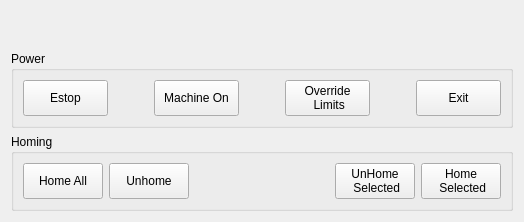
           <widget class="QWidget" name="tab_start">
            <attribute name="title">
             <string>Start</string>
            </attribute>
            <layout class="QVBoxLayout" name="verticalLayout_3">
             <item>
              <spacer name="verticalSpacer_6">
               <property name="orientation">
                <enum>Qt::Vertical</enum>
               </property>
               <property name="sizeHint" stdset="0">
                <size>
                 <width>20</width>
                 <height>40</height>
                </size>
               </property>
              </spacer>
             </item>
             <item>
              <widget class="QGroupBox" name="groupBox">
               <property name="title">
                <string>Power</string>
               </property>
               <layout class="QVBoxLayout" name="verticalLayout_4">
                <item>
                 <layout class="QGridLayout" name="gridLayout_2">
                  <item row="0" column="5">
                   <spacer name="horizontalSpacer_10">
                    <property name="orientation">
                     <enum>Qt::Horizontal</enum>
                    </property>
                    <property name="sizeHint" stdset="0">
                     <size>
                      <width>40</width>
                      <height>20</height>
                     </size>
                    </property>
                   </spacer>
                  </item>
                  <item row="0" column="6">
                   <widget class="ActionButton" name="actionbutton_21">
                    <property name="sizePolicy">
                     <sizepolicy hsizetype="Minimum" vsizetype="Expanding">
                      <horstretch>0</horstretch>
                      <verstretch>0</verstretch>
                     </sizepolicy>
                    </property>
                    <property name="minimumSize">
                     <size>
                      <width>85</width>
                      <height>0</height>
                     </size>
                    </property>
                    <property name="text">
                     <string>  Exit  </string>
                    </property>
                    <property name="checkable">
                     <bool>true</bool>
                    </property>
                    <property name="indicator_option" stdset="0">
                     <bool>true</bool>
                    </property>
                    <property name="indicator_HAL_pin_option" stdset="0">
                     <bool>false</bool>
                    </property>
                    <property name="checked_state_text_option" stdset="0">
                     <bool>false</bool>
                    </property>
                    <property name="python_command_option" stdset="0">
                     <bool>false</bool>
                    </property>
                    <property name="on_color" stdset="0">
                     <color>
                      <red>255</red>
                      <green>0</green>
                      <blue>0</blue>
                     </color>
                    </property>
                    <property name="off_color" stdset="0">
                     <color>
                      <red>0</red>
                      <green>0</green>
                      <blue>0</blue>
                     </color>
                    </property>
                    <property name="indicator_size" stdset="0">
                     <double>0.150000000000000</double>
                    </property>
                    <property name="true_python_cmd_string" stdset="0">
                     <string>print&quot;true command&quot;</string>
                    </property>
                    <property name="false_python_cmd_string" stdset="0">
                     <string>print&quot;false command&quot;</string>
                    </property>
                    <property name="limits_override_action" stdset="0">
                     <bool>false</bool>
                    </property>
                    <property name="exit_action" stdset="0">
                     <bool>true</bool>
                    </property>
                    <property name="template_label_option" stdset="0">
                     <bool>false</bool>
                    </property>
                    <property name="joint_number" stdset="0">
                     <number>0</number>
                    </property>
                    <property name="incr_imperial_number" stdset="0">
                     <double>0.010000000000000</double>
                    </property>
                    <property name="incr_mm_number" stdset="0">
                     <double>0.025000000000000</double>
                    </property>
                    <property name="incr_angular_number" stdset="0">
                     <double>-1.000000000000000</double>
                    </property>
                    <property name="toggle_float_option" stdset="0">
                     <bool>false</bool>
                    </property>
                    <property name="float_num" stdset="0">
                     <double>0.150000000000000</double>
                    </property>
                    <property name="float_alt_num" stdset="0">
                     <double>50.000000000000000</double>
                    </property>
                    <property name="view_type_string" stdset="0">
                     <string>P</string>
                    </property>
                    <property name="command_text_string" stdset="0">
                     <string/>
                    </property>
                    <property name="ini_mdi_number" stdset="0">
                     <number>0</number>
                    </property>
                    <property name="textTemplate" stdset="0">
                     <string>%1.3f in</string>
                    </property>
                    <property name="alt_textTemplate" stdset="0">
                     <string>%1.2f mm</string>
                    </property>
                   </widget>
                  </item>
                  <item row="0" column="1">
                   <spacer name="horizontalSpacer_5">
                    <property name="orientation">
                     <enum>Qt::Horizontal</enum>
                    </property>
                    <property name="sizeHint" stdset="0">
                     <size>
                      <width>40</width>
                      <height>20</height>
                     </size>
                    </property>
                   </spacer>
                  </item>
                  <item row="0" column="0">
                   <widget class="ActionButton" name="actionbutton_12">
                    <property name="sizePolicy">
                     <sizepolicy hsizetype="Minimum" vsizetype="Expanding">
                      <horstretch>0</horstretch>
                      <verstretch>0</verstretch>
                     </sizepolicy>
                    </property>
                    <property name="minimumSize">
                     <size>
                      <width>85</width>
                      <height>0</height>
                     </size>
                    </property>
                    <property name="text">
                     <string>Estop</string>
                    </property>
                    <property name="checkable">
                     <bool>true</bool>
                    </property>
                    <property name="indicator_option" stdset="0">
                     <bool>true</bool>
                    </property>
                    <property name="on_color" stdset="0">
                     <color>
                      <red>0</red>
                      <green>0</green>
                      <blue>0</blue>
                     </color>
                    </property>
                    <property name="off_color" stdset="0">
                     <color>
                      <red>255</red>
                      <green>0</green>
                      <blue>0</blue>
                     </color>
                    </property>
                    <property name="indicator_size" stdset="0">
                     <double>0.150000000000000</double>
                    </property>
                    <property name="estop_action" stdset="0">
                     <bool>true</bool>
                    </property>
                    <property name="template_label_option" stdset="0">
                     <bool>false</bool>
                    </property>
                    <property name="joint_number" stdset="0">
                     <number>0</number>
                    </property>
                    <property name="incr_imperial_number" stdset="0">
                     <double>0.010000000000000</double>
                    </property>
                    <property name="incr_mm_number" stdset="0">
                     <double>0.025000000000000</double>
                    </property>
                    <property name="incr_angular_number" stdset="0">
                     <double>-1.000000000000000</double>
                    </property>
                    <property name="toggle_float_option" stdset="0">
                     <bool>false</bool>
                    </property>
                    <property name="float_num" stdset="0">
                     <double>100.000000000000000</double>
                    </property>
                    <property name="float_alt_num" stdset="0">
                     <double>50.000000000000000</double>
                    </property>
                    <property name="view_type_string" stdset="0">
                     <string>P</string>
                    </property>
                    <property name="command_text_string" stdset="0">
                     <string/>
                    </property>
                    <property name="ini_mdi_number" stdset="0">
                     <number>0</number>
                    </property>
                    <property name="textTemplate" stdset="0">
                     <string>%1.3f in</string>
                    </property>
                    <property name="alt_textTemplate" stdset="0">
                     <string>%1.2f mm</string>
                    </property>
                   </widget>
                  </item>
                  <item row="0" column="4">
                   <widget class="ActionButton" name="actionbutton_16">
                    <property name="sizePolicy">
                     <sizepolicy hsizetype="Minimum" vsizetype="Expanding">
                      <horstretch>0</horstretch>
                      <verstretch>0</verstretch>
                     </sizepolicy>
                    </property>
                    <property name="minimumSize">
                     <size>
                      <width>85</width>
                      <height>0</height>
                     </size>
                    </property>
                    <property name="text">
                     <string>Override
 Limits</string>
                    </property>
                    <property name="checkable">
                     <bool>true</bool>
                    </property>
                    <property name="indicator_option" stdset="0">
                     <bool>true</bool>
                    </property>
                    <property name="indicator_size" stdset="0">
                     <double>0.150000000000000</double>
                    </property>
                    <property name="limits_override_action" stdset="0">
                     <bool>true</bool>
                    </property>
                    <property name="template_label_option" stdset="0">
                     <bool>false</bool>
                    </property>
                    <property name="joint_number" stdset="0">
                     <number>0</number>
                    </property>
                    <property name="incr_imperial_number" stdset="0">
                     <double>0.010000000000000</double>
                    </property>
                    <property name="incr_mm_number" stdset="0">
                     <double>0.025000000000000</double>
                    </property>
                    <property name="incr_angular_number" stdset="0">
                     <double>-1.000000000000000</double>
                    </property>
                    <property name="toggle_float_option" stdset="0">
                     <bool>false</bool>
                    </property>
                    <property name="float_num" stdset="0">
                     <double>100.000000000000000</double>
                    </property>
                    <property name="float_alt_num" stdset="0">
                     <double>50.000000000000000</double>
                    </property>
                    <property name="view_type_string" stdset="0">
                     <string>P</string>
                    </property>
                    <property name="command_text_string" stdset="0">
                     <string/>
                    </property>
                    <property name="ini_mdi_number" stdset="0">
                     <number>0</number>
                    </property>
                    <property name="textTemplate" stdset="0">
                     <string>%1.3f in</string>
                    </property>
                    <property name="alt_textTemplate" stdset="0">
                     <string>%1.2f mm</string>
                    </property>
                   </widget>
                  </item>
                  <item row="0" column="2">
                   <widget class="ActionButton" name="actionbutton_14">
                    <property name="sizePolicy">
                     <sizepolicy hsizetype="Minimum" vsizetype="Expanding">
                      <horstretch>0</horstretch>
                      <verstretch>0</verstretch>
                     </sizepolicy>
                    </property>
                    <property name="minimumSize">
                     <size>
                      <width>85</width>
                      <height>0</height>
                     </size>
                    </property>
                    <property name="text">
                     <string>Machine On</string>
                    </property>
                    <property name="checkable">
                     <bool>true</bool>
                    </property>
                    <property name="indicator_option" stdset="0">
                     <bool>true</bool>
                    </property>
                    <property name="indicator_size" stdset="0">
                     <double>0.150000000000000</double>
                    </property>
                    <property name="machine_on_action" stdset="0">
                     <bool>true</bool>
                    </property>
                    <property name="template_label_option" stdset="0">
                     <bool>false</bool>
                    </property>
                    <property name="joint_number" stdset="0">
                     <number>0</number>
                    </property>
                    <property name="incr_imperial_number" stdset="0">
                     <double>0.010000000000000</double>
                    </property>
                    <property name="incr_mm_number" stdset="0">
                     <double>0.025000000000000</double>
                    </property>
                    <property name="incr_angular_number" stdset="0">
                     <double>-1.000000000000000</double>
                    </property>
                    <property name="toggle_float_option" stdset="0">
                     <bool>false</bool>
                    </property>
                    <property name="float_num" stdset="0">
                     <double>100.000000000000000</double>
                    </property>
                    <property name="float_alt_num" stdset="0">
                     <double>50.000000000000000</double>
                    </property>
                    <property name="view_type_string" stdset="0">
                     <string>P</string>
                    </property>
                    <property name="command_text_string" stdset="0">
                     <string/>
                    </property>
                    <property name="ini_mdi_number" stdset="0">
                     <number>0</number>
                    </property>
                    <property name="textTemplate" stdset="0">
                     <string>%1.3f in</string>
                    </property>
                    <property name="alt_textTemplate" stdset="0">
                     <string>%1.2f mm</string>
                    </property>
                   </widget>
                  </item>
                  <item row="0" column="3">
                   <spacer name="horizontalSpacer_4">
                    <property name="orientation">
                     <enum>Qt::Horizontal</enum>
                    </property>
                    <property name="sizeHint" stdset="0">
                     <size>
                      <width>40</width>
                      <height>20</height>
                     </size>
                    </property>
                   </spacer>
                  </item>
                 </layout>
                </item>
               </layout>
              </widget>
             </item>
             <item>
              <widget class="QGroupBox" name="groupBox_2">
               <property name="title">
                <string>Homing</string>
               </property>
               <layout class="QVBoxLayout" name="verticalLayout_5">
                <item>
                 <layout class="QGridLayout" name="gridLayout_3">
                  <item row="0" column="4">
                   <widget class="ActionButton" name="actionbutton_20">
                    <property name="sizePolicy">
                     <sizepolicy hsizetype="Minimum" vsizetype="Expanding">
                      <horstretch>0</horstretch>
                      <verstretch>0</verstretch>
                     </sizepolicy>
                    </property>
                    <property name="text">
                     <string>Home 
 Selected</string>
                    </property>
                    <property name="indicator_option" stdset="0">
                     <bool>false</bool>
                    </property>
                    <property name="indicator_HAL_pin_option" stdset="0">
                     <bool>false</bool>
                    </property>
                    <property name="checked_state_text_option" stdset="0">
                     <bool>false</bool>
                    </property>
                    <property name="python_command_option" stdset="0">
                     <bool>false</bool>
                    </property>
                    <property name="on_color" stdset="0">
                     <color>
                      <red>255</red>
                      <green>0</green>
                      <blue>0</blue>
                     </color>
                    </property>
                    <property name="off_color" stdset="0">
                     <color>
                      <red>0</red>
                      <green>0</green>
                      <blue>0</blue>
                     </color>
                    </property>
                    <property name="indicator_size" stdset="0">
                     <double>0.300000000000000</double>
                    </property>
                    <property name="true_python_cmd_string" stdset="0">
                     <string>print&quot;true command&quot;</string>
                    </property>
                    <property name="false_python_cmd_string" stdset="0">
                     <string>print&quot;false command&quot;</string>
                    </property>
                    <property name="estop_action" stdset="0">
                     <bool>false</bool>
                    </property>
                    <property name="home_action" stdset="0">
                     <bool>false</bool>
                    </property>
                    <property name="home_select_action" stdset="0">
                     <bool>true</bool>
                    </property>
                    <property name="template_label_option" stdset="0">
                     <bool>false</bool>
                    </property>
                    <property name="joint_number" stdset="0">
                     <number>0</number>
                    </property>
                    <property name="incr_imperial_number" stdset="0">
                     <double>0.010000000000000</double>
                    </property>
                    <property name="incr_mm_number" stdset="0">
                     <double>0.025000000000000</double>
                    </property>
                    <property name="incr_angular_number" stdset="0">
                     <double>-1.000000000000000</double>
                    </property>
                    <property name="toggle_float_option" stdset="0">
                     <bool>false</bool>
                    </property>
                    <property name="float_num" stdset="0">
                     <double>0.300000000000000</double>
                    </property>
                    <property name="float_alt_num" stdset="0">
                     <double>50.000000000000000</double>
                    </property>
                    <property name="view_type_string" stdset="0">
                     <string>P</string>
                    </property>
                    <property name="command_text_string" stdset="0">
                     <string/>
                    </property>
                    <property name="ini_mdi_number" stdset="0">
                     <number>0</number>
                    </property>
                    <property name="textTemplate" stdset="0">
                     <string>%1.3f in</string>
                    </property>
                    <property name="alt_textTemplate" stdset="0">
                     <string>%1.2f mm</string>
                    </property>
                   </widget>
                  </item>
                  <item row="0" column="1">
                   <widget class="ActionButton" name="actionbutton_19">
                    <property name="sizePolicy">
                     <sizepolicy hsizetype="Minimum" vsizetype="Expanding">
                      <horstretch>0</horstretch>
                      <verstretch>0</verstretch>
                     </sizepolicy>
                    </property>
                    <property name="text">
                     <string>Unhome</string>
                    </property>
                    <property name="unhome_action" stdset="0">
                     <bool>true</bool>
                    </property>
                    <property name="template_label_option" stdset="0">
                     <bool>false</bool>
                    </property>
                    <property name="joint_number" stdset="0">
                     <number>-1</number>
                    </property>
                    <property name="incr_imperial_number" stdset="0">
                     <double>0.010000000000000</double>
                    </property>
                    <property name="incr_mm_number" stdset="0">
                     <double>0.025000000000000</double>
                    </property>
                    <property name="incr_angular_number" stdset="0">
                     <double>-1.000000000000000</double>
                    </property>
                    <property name="toggle_float_option" stdset="0">
                     <bool>false</bool>
                    </property>
                    <property name="float_num" stdset="0">
                     <double>100.000000000000000</double>
                    </property>
                    <property name="float_alt_num" stdset="0">
                     <double>50.000000000000000</double>
                    </property>
                    <property name="view_type_string" stdset="0">
                     <string>P</string>
                    </property>
                    <property name="command_text_string" stdset="0">
                     <string/>
                    </property>
                    <property name="ini_mdi_number" stdset="0">
                     <number>0</number>
                    </property>
                    <property name="textTemplate" stdset="0">
                     <string>%1.3f in</string>
                    </property>
                    <property name="alt_textTemplate" stdset="0">
                     <string>%1.2f mm</string>
                    </property>
                   </widget>
                  </item>
                  <item row="0" column="0">
                   <widget class="ActionButton" name="actionbutton_18">
                    <property name="sizePolicy">
                     <sizepolicy hsizetype="Minimum" vsizetype="Expanding">
                      <horstretch>0</horstretch>
                      <verstretch>0</verstretch>
                     </sizepolicy>
                    </property>
                    <property name="text">
                     <string>Home All</string>
                    </property>
                    <property name="indicator_option" stdset="0">
                     <bool>false</bool>
                    </property>
                    <property name="home_action" stdset="0">
                     <bool>true</bool>
                    </property>
                    <property name="template_label_option" stdset="0">
                     <bool>false</bool>
                    </property>
                    <property name="joint_number" stdset="0">
                     <number>-1</number>
                    </property>
                    <property name="incr_imperial_number" stdset="0">
                     <double>0.010000000000000</double>
                    </property>
                    <property name="incr_mm_number" stdset="0">
                     <double>0.025000000000000</double>
                    </property>
                    <property name="incr_angular_number" stdset="0">
                     <double>-1.000000000000000</double>
                    </property>
                    <property name="toggle_float_option" stdset="0">
                     <bool>false</bool>
                    </property>
                    <property name="float_num" stdset="0">
                     <double>100.000000000000000</double>
                    </property>
                    <property name="float_alt_num" stdset="0">
                     <double>50.000000000000000</double>
                    </property>
                    <property name="view_type_string" stdset="0">
                     <string>P</string>
                    </property>
                    <property name="command_text_string" stdset="0">
                     <string/>
                    </property>
                    <property name="ini_mdi_number" stdset="0">
                     <number>0</number>
                    </property>
                    <property name="textTemplate" stdset="0">
                     <string>%1.3f in</string>
                    </property>
                    <property name="alt_textTemplate" stdset="0">
                     <string>%1.2f mm</string>
                    </property>
                   </widget>
                  </item>
                  <item row="0" column="2">
                   <spacer name="horizontalSpacer_3">
                    <property name="orientation">
                     <enum>Qt::Horizontal</enum>
                    </property>
                    <property name="sizeHint" stdset="0">
                     <size>
                      <width>40</width>
                      <height>20</height>
                     </size>
                    </property>
                   </spacer>
                  </item>
                  <item row="0" column="3">
                   <widget class="ActionButton" name="actionbutton_17">
                    <property name="sizePolicy">
                     <sizepolicy hsizetype="Minimum" vsizetype="Expanding">
                      <horstretch>0</horstretch>
                      <verstretch>0</verstretch>
                     </sizepolicy>
                    </property>
                    <property name="text">
                     <string>UnHome
 Selected</string>
                    </property>
                    <property name="indicator_option" stdset="0">
                     <bool>false</bool>
                    </property>
                    <property name="indicator_HAL_pin_option" stdset="0">
                     <bool>false</bool>
                    </property>
                    <property name="checked_state_text_option" stdset="0">
                     <bool>false</bool>
                    </property>
                    <property name="python_command_option" stdset="0">
                     <bool>false</bool>
                    </property>
                    <property name="on_color" stdset="0">
                     <color>
                      <red>255</red>
                      <green>0</green>
                      <blue>0</blue>
                     </color>
                    </property>
                    <property name="off_color" stdset="0">
                     <color>
                      <red>0</red>
                      <green>0</green>
                      <blue>0</blue>
                     </color>
                    </property>
                    <property name="indicator_size" stdset="0">
                     <double>0.300000000000000</double>
                    </property>
                    <property name="true_python_cmd_string" stdset="0">
                     <string>print&quot;true command&quot;</string>
                    </property>
                    <property name="false_python_cmd_string" stdset="0">
                     <string>print&quot;false command&quot;</string>
                    </property>
                    <property name="estop_action" stdset="0">
                     <bool>false</bool>
                    </property>
                    <property name="unhome_select_action" stdset="0">
                     <bool>true</bool>
                    </property>
                    <property name="template_label_option" stdset="0">
                     <bool>false</bool>
                    </property>
                    <property name="joint_number" stdset="0">
                     <number>0</number>
                    </property>
                    <property name="incr_imperial_number" stdset="0">
                     <double>0.010000000000000</double>
                    </property>
                    <property name="incr_mm_number" stdset="0">
                     <double>0.025000000000000</double>
                    </property>
                    <property name="incr_angular_number" stdset="0">
                     <double>-1.000000000000000</double>
                    </property>
                    <property name="toggle_float_option" stdset="0">
                     <bool>false</bool>
                    </property>
                    <property name="float_num" stdset="0">
                     <double>0.300000000000000</double>
                    </property>
                    <property name="float_alt_num" stdset="0">
                     <double>50.000000000000000</double>
                    </property>
                    <property name="view_type_string" stdset="0">
                     <string>P</string>
                    </property>
                    <property name="command_text_string" stdset="0">
                     <string/>
                    </property>
                    <property name="ini_mdi_number" stdset="0">
                     <number>0</number>
                    </property>
                    <property name="textTemplate" stdset="0">
                     <string>%1.3f in</string>
                    </property>
                    <property name="alt_textTemplate" stdset="0">
                     <string>%1.2f mm</string>
                    </property>
                   </widget>
                  </item>
                 </layout>
                </item>
               </layout>
              </widget>
             </item>
            </layout>
           </widget>
